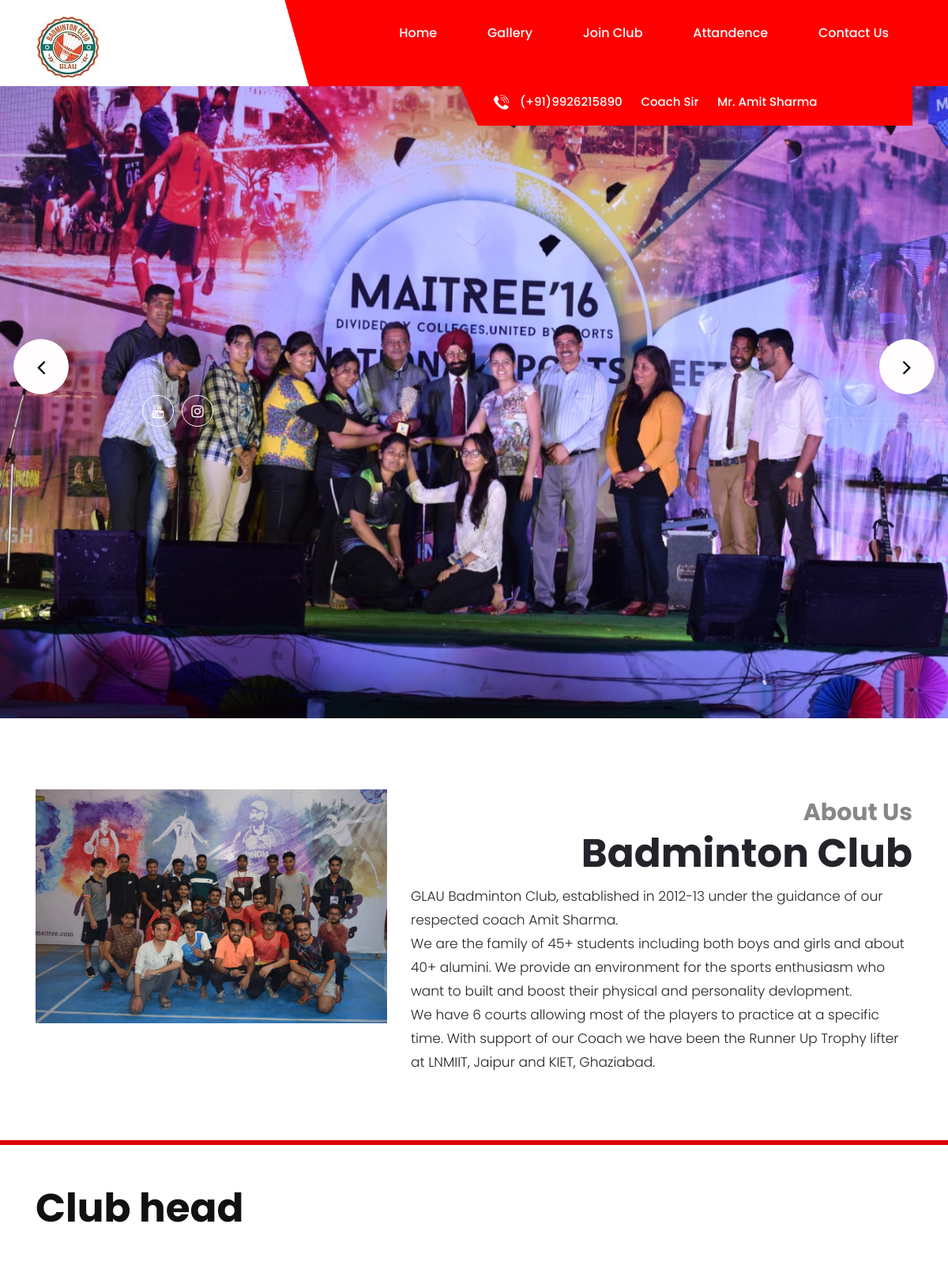
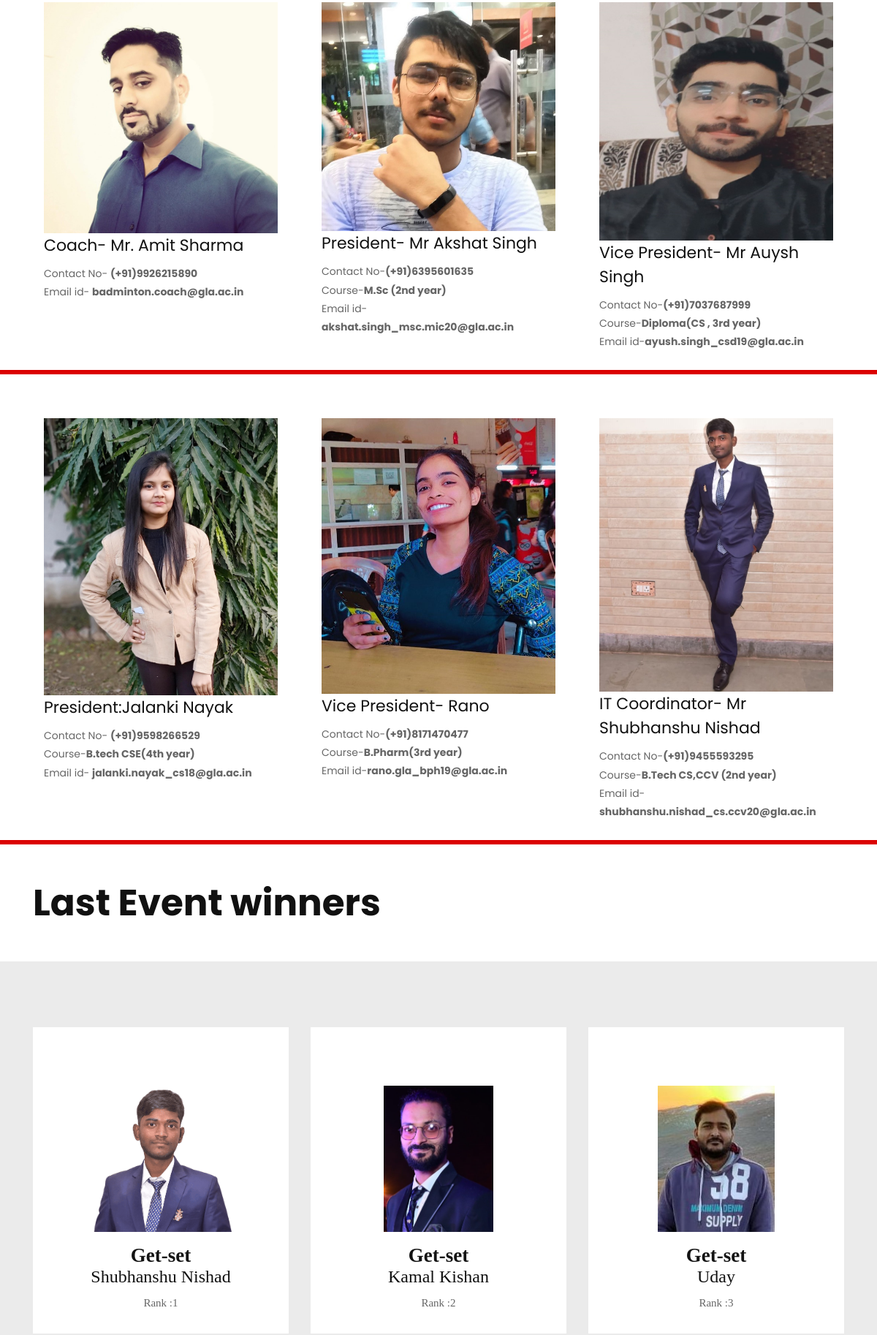
The page / (upper part) on the database its author committed (2 pictures, top to bottom).
### tables this page shows
CREATE TABLE `lasteventwinner` (
  `id` int(3) NOT NULL,
  `eventname` varchar(20) NOT NULL,
  `winnername` varchar(20) NOT NULL,
  `rank` int(1) NOT NULL,
  `phone` bigint(11) NOT NULL,
  `email` varchar(50) NOT NULL,
  `photo` varchar(100) NOT NULL,
  `timestamp` datetime NOT NULL DEFAULT current_timestamp()
);

### src/index.php (the view, shortened to what this page needs)
<?php
   $conn = mysqli_connect("db", "root", "example", "glabadminton");
   $results = $conn->query("SELECT * FROM lasteventwinner");
   ?>
<!DOCTYPE html>
<html lang="en">
<head>
    <?php include('includes/header_css.php'); ?>
</head>
<body class="main-layout ">
    <?php include('includes/navbar.php'); ?>
    <section class="slider_section">
        <div id="myCarousel" class="carousel slide banner-main" data-ride="carousel">
            <div class="carousel-inner">
                <div class="carousel-item active">
                    <img class="first-slide" src="images\slider\1.jpeg" alt="First slide">
                    <div class="container">
                        <div class="carousel-caption relative">
                            <ul class="social_icon">
                                <li> <a target="blank" href="https://www.youtube.com/channel/UC8zjJ_IPVJI0gXaPKP1WWZw"><i class="fa fa-youtube"></i></a></li>
                                <li> <a target="blank" href="https://instagram.com/badminton_gla?igshid=3g2h5p5ja3kv"><i class="fa fa-instagram"></i></a></li>
                            </ul>
                        </div>
                    </div>
                </div>
            </div>
            <a class="carousel-control-prev" href="#myCarousel" role="button" data-slide="prev">
                <i class='fa fa-angle-left'></i>
            </a>
            <a class="carousel-control-next" href="#myCarousel" role="button" data-slide="next">
                <i class='fa fa-angle-right'></i>
            </a>
        </div>
    </section>
    <div class="about" id='1'>
        <div class="container">
            <div class="row">
                <div class="col-xl-5 col-lg-5 col-md-5 co-sm-l2">
                    <div class="about_img">
                        <figure><img src="images\gallery\aboutus.jpeg" alt="img" /></figure>
                    </div>
                </div>
                <div class="col-xl-7 col-lg-7 col-md-7 co-sm-l2">
                    <div class="about_box">
                        <h3>About Us</h3>
                        <span>Badminton Club</span>
                        <p>GLAU Badminton Club, established in 2012-13 under the guidance of our respected coach Amit Sharma.
                            <br> We are the family of 45+ students including both boys and girls and about 40+ alumini. We provide an environment for the sports enthusiasm who want to built and boost their physical and personality devlopment.
                            <br> We have 6 courts allowing most of the players to practice at a specific time. With support of our Coach we have been the Runner Up Trophy lifter at LNMIIT, Jaipur and KIET, Ghaziabad.
                        </p>
                    </div>
                </div>
            </div>
        </div>
    </div>
    <div id='2'>
        <div class="brand">
            <div class="container">
                <div class="row">
                    <div class="col-md-12">
                        <div class="titlepage">
                            <h2>Club head</h2>
                        </div>
                    </div>
                </div>
            </div>
            <div class="container">
                <div class="row">
                    <div class="col-md-4">
                        <div class="container">
                            <div class="thumbnail">
                                <img src="images\team\1.jpeg" alt="Presiden" style="width:100%">
                                <div class="caption">
                                    <ul>
                                        <li>
                                            <h2>Coach- Mr. Amit Sharma</h2>
                                        </li>
                                        <li> Contact No- <b>(+91)9926215890</b> </li>
                                        <li>Email id- <b>badminton.coach@gla.ac.in</b> </li>
                                    </ul>
                                    <br>
                                </div>
                            </div>
                        </div>
                    </div>
                    <div class="col-md-4">
                        <div class="thumbnail">
                            <div class="container">
                                <img src="images\team\2.jpg" alt="Presiden" height="200">
                                <div class="caption">
                                    <ul>
                                        <li>
                                            <h2>President- Mr Akshat Singh</h2>
                                        </li>
                                        <li>Contact No-<b>(+91)6395601635</b> </li>
                                        <li>Course-<b>M.Sc (2nd year)</b> </li>
                                        <li>Email id-<b>akshat.singh_msc.mic20@gla.ac.in</b> </li>
                                    </ul>
                                    <br>
                                </div>
                            </div>
                        </div>
                    </div>
                    <div class="col-md-4">
                        <div class="thumbnail">
                            <div class="container">
                                <img src="images\team\3.jpg" alt=">Vice-president" style="width:100%">
                                <div class="caption">
                                    <ul>
                                        <li>
                                            <h2>Vice President- Mr Auysh Singh</h2>
                                        </li>
                                        <li>Contact No-<b>(+91)7037687999</b> </li>
                                        <li>Course-<b>Diploma(CS , 3rd year)</b> </li>
                                        <li>Email id-<b>ayush.singh_csd19@gla.ac.in</b> </li>
                                    </ul>
                                    <br>
                                </div>
                            </div>
                        </div>
                    </div>
                </div>
            </div>
            <div class="brand">
                <div class="container">
                    <div class="row">
                        <div class="col-md-4">
                            <div class="container">
                                <div class="thumbnail">
                                    <img src="images\team\4.jpg" alt="Presiden" style="width:100%">
                                    <div class="caption">
                                        <ul>
                                            <li>
                                                <h2>President:Jalanki Nayak</h2>
                                            </li>
                                            <li> Contact No- <b>(+91)9598266529</b> </li>
                                            <li>Course-<b>B.tech CSE(4th year)</b> </li>
                                            <li>Email id- <b>jalanki.nayak_cs18@gla.ac.in</b> </li>
                                        </ul>
                                        <br>
                                    </div>
                                </div>
                            </div>
                        </div>
                        <div class="col-md-4">
                            <div class="thumbnail">
                                <div class="container">
                                    <img src="images\team\5.jpg" alt="Presiden" style="width:100%">
                                    <div class="caption">
                                        <ul>
                                            <li>
                                                <h2>Vice President- Rano</h2>
                                            </li>
                                            <li>Contact No-<b>(+91)8171470477</b> </li>
                                            <li>Course-<b>B.Pharm(3rd year)</b> </li>
                                            <li>Email id-<b>rano.gla_bph19@gla.ac.in</b> </li>
                                        </ul>
                                        <br>
                                    </div>
                                </div>
                            </div>
                        </div>
                        <div class="col-md-4">
                            <div class="thumbnail">
                                <div class="container">
                                    <img src="images\team\6.jpeg" alt=">Vice-president" style="width:100%">
                                    <div class="caption">
                                        <ul>
                                            <li>
                                                <h2>IT Coordinator- Mr Shubhanshu Nishad</h2>
                                            </li>
                                            <li>Contact No-<b>(+91)9455593295</b> </li>
                                            <li>Course-<b>B.Tech CS,CCV (2nd year)</b> </li>
                                            <li>Email id-<b>shubhanshu.nishad_cs.ccv20@gla.ac.in</b> </li>
                                        </ul>
                                        <br>
                                    </div>
                                </div>
                            </div>
                        </div>
                    </div>
                </div>
            </div>
            <div class="brand" id='3'>
                <div class="container">
                    <div class="row">
                        <div class="col-md-12">
                            <div class="titlepage">
                                <h2>Last Event winners</h2>
                            </div>
                        </div>
                    </div>
                </div>
                <div class="brand-bg">
                    <div class="container">
                        <div class="row">
                            <?php while ($data = $results->fetch_assoc()) : ?>
                                <div class="col-xl-4 col-lg-4 col-md-4 col-sm-6 margin">
                                    <div class="brand_box">
                                        <img src="admin/lasteventwinner/<?php echo $data['photo'] ?>" alt="">
                                        <h3><?php echo $data['eventname'] ?></h3>
                                        <h1> <?php echo $data['winnername'] ?></h1>
                                        <p>Rank :<?php echo $data['rank'] ?></p>
                                    </div>
                                </div>
                            <?php endwhile; ?>
                        </div>
                    </div>
                </div>
</body>
</html>

### src/includes/header_css.php (shortened to what this page needs)
<link rel="stylesheet" href="css/bootstrap.min.css">
<link rel="stylesheet" href="css/style.css">
<link rel="stylesheet" href="css/responsive.css">
<link rel="stylesheet" href="css/jquery.mCustomScrollbar.min.css">
<link rel="stylesheet" href="https://netdna.bootstrapcdn.com/font-awesome/4.0.3/css/font-awesome.css">
<link rel="stylesheet" href="https://cdnjs.cloudflare.com/ajax/libs/font-awesome/4.7.0/css/font-awesome.min.css">
<link rel="stylesheet" href="css/owl.carousel.min.css">
<link rel="stylesheet" href="css/owl.theme.default.min.css">
<link rel="stylesheet" href="https://cdnjs.cloudflare.com/ajax/libs/fancybox/2.1.5/jquery.fancybox.min.css" media="screen">

### src/includes/navbar.php
<header>
    <div class="header">
        <div class="container">
            <div class="row">
                <div class="col-xl-3 col-lg-3 col-md-3 col-sm-3 col logo_section">
                    <div class="full">
                        <div class="center-desk">
                            <div class="logo">
                                <a href="index.html"><img src="images\logo.jpg" alt="#"></a>
                            </div>
                        </div>
                    </div>
                </div>
                <div class="col-xl-9 col-lg-9 col-md-9 col-sm-9">
                    <div class="menu-area">
                        <div class="limit-box">
                            <nav class="main-menu">
                                <ul class="menu-area-main">
                                    <li class="active"> <a href="index.php">Home</a> </li>
                                    <li><a href="gallery.php">Gallery</a></li>
                                    <li><a href="joinclub.php">Join Club</a></li>
                                    <li><a target="blank" href="https://docs.google.com/spreadsheets/d/16mDMzzlz7LKm_40KkWPV38faNNwi_AcE/edit?usp=sharing&ouid=109690202028189077372&rtpof=true&sd=true">Attandence</a></li>
                                    <li><a href="contact.php">Contact Us</a></li>
                                </ul>
                            </nav>
                        </div>
                    </div>
                </div>
                <div class="col-md-6 offset-md-6">
                    <div class="location_icon_bottum" style="color:black">
                        <ul>
                            <li><img src="icon/call.png" /> <a href="tel:9926215890" style="color:white;"> (+91)9926215890</a></li>
                            <li>Coach Sir </li>
                            <li>Mr. Amit Sharma </li>
                        </ul>
                    </div>
                </div>
            </div>
        </div>
    </div>
</header>

### rows shown on the page
lasteventwinner: photo (picture), eventname "Get-set", winnername "Shubhanshu Nishad", rank "1"
lasteventwinner: photo (picture), eventname "Get-set", winnername "Kamal Kishan", rank "2"
lasteventwinner: photo (picture), eventname "Get-set", winnername "Uday", rank "3"
